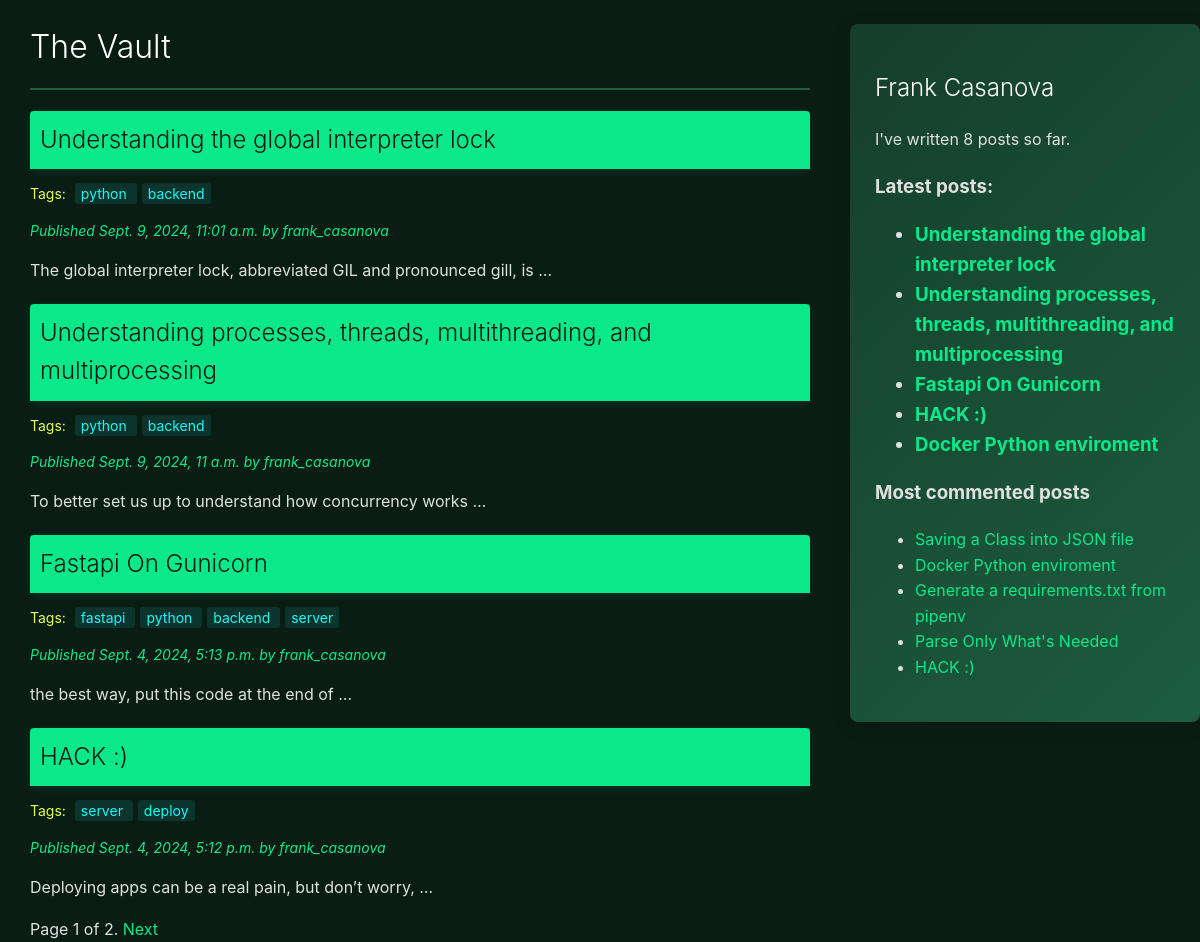
The page / on the database its author committed.
### blog/models.py (models this page shows, shortened)
class Post_djb(models.Model):
    class Status(models.TextChoices):
        DRAFT = 'd', 'Draft'
        PUBLISHED = 'p', 'Published'
    title = models.CharField(max_length=87)
    slug = models.SlugField(max_length=87, unique_for_date='publish')
    author = models.ForeignKey(settings.AUTH_USER_MODEL, on_delete=models.CASCADE, related_name='blog_posts')
    body = models.TextField()
    publish = models.DateTimeField(default=timezone.now)
    created = models.DateTimeField(auto_now_add=True)
    updated = models.DateTimeField(auto_now=True)
    status = models.CharField(max_length=1, choices=Status.choices, default=Status.DRAFT)
    objects = models.Manager()
    published = PublishedManager()
    tags = TaggableManager()
    class Meta:
        ordering = ['-publish']
        indexes = [
            models.Index(fields=['-publish']),
        ]
    def get_absolute_url(self):
        return reverse("blog:post_detail", args=[
            self.publish.year,
            self.publish.month,
            self.publish.day,
            self.slug
            ])

### blog/views.py (the view)
# urls.py: path('', views.PostListView.as_view(), name='post_list'),
class PostListView(ListView):
    queryset = Post_djb.published.all()
    context_object_name = 'posts'
    paginate_by = 4
    template_name = 'blog/post/list.html'
    tag = None
    def get_queryset(self):
        queryset = super().get_queryset()
        if self.tag:
            queryset = queryset.filter(tags__in=[self.tag])
        return queryset
    def get_context_data(self, **kwargs):
        context = super().get_context_data(**kwargs)
        context['tag'] = self.tag
        return context
    def get(self, request, tag_slug=None):
        if tag_slug:
            self.tag = get_object_or_404(Tag, slug=tag_slug)
        return super().get(request)

### blog/models.py (called while the page is built)
    def get_queryset(self):
        return super().get_queryset().filter(status=Post_djb.Status.PUBLISHED)

### blog/templatetags/blog_tags.py (called while the page is built)
@register.simple_tag
def total_posts():
    return Post_djb.objects.count()

@register.inclusion_tag('blog/post/latest_posts.html')
def show_latest_posts(count=5):
    latest_posts = Post_djb.published.order_by('-publish')[:count]
    return {'latest_posts': latest_posts}

@register.simple_tag
def get_most_commented_posts(count=5):
    return Post_djb.published.annotate(total_comments=Count('comments')).order_by('-total_comments')[:count]

@register.filter(name='markdown')
def markdown_format(text):
    return mark_safe(markdown.markdown(text))

### blog/templates/blog/post/list.html (shortened to what this page needs)
{% extends "blog/base.html" %}
{% load blog_tags %}
{% block content %}
<a href="{% url 'blog:post_list' %}">
  <h1 class="title">The Vault</h1>
</a>
  {% for post in posts %}
      <a href="{{ post.get_absolute_url }}">
        <h2 class="post-title">{{ post.title }}</h2>
      </a>
      <p class="tags">
        Tags:
        {% for tag in post.tags.all %}
          <a href="{% url "blog:post_list_by_tag" tag.slug %}">
            {{ tag.name }}
          </a>{% if not forloop.last %} {% endif %}
        {% endfor %}
      </p>
    <p class="date">
      Published {{ post.publish }} by {{ post.author }}
    </p>
    <div class="post-body">
      {{ post.body|markdown|truncatewords_html:10|safe }}
    </div>
  {% endfor %}
  {% include "pagination.html" with page=page_obj %}
{% endblock %}

### blog/templates/blog/base.html (shortened to what this page needs)
{% load blog_tags %}
{% load static %}
<!DOCTYPE html>
<html>
<head>
  <link href="{% static "css/style.css" %}" rel="stylesheet">
</head>
<body>
  <div id="content">
    {% block content %}
    {% endblock %}
  </div>
  <div id="sidebar">
    <h2>Frank Casanova</h2>
    <p>I've written {% total_posts %} posts so far.</p>
    <h3>Latest posts:<h3>
    {% show_latest_posts 5 %}
    <h3>Most commented posts</h3>
    {% get_most_commented_posts as most_commented_posts %}
    <ul>
      {% for post in most_commented_posts %}
        <li>
          <a href="{{ post.get_absolute_url }}">{{ post.title }}</a>
        </li>
      {% endfor %}
    </ul>
  </div>
</body>
</html>

### blog/templates/blog/post/latest_posts.html
<ul>
    {% for post in latest_posts %}
      <li>
        <a href="{{ post.get_absolute_url }}">{{ post.title }}</a>
      </li>
    {% endfor %}
  </ul>

### blog/static/css/style.css (style rules this page uses)
body { margin: 0; padding: 0; font-family: 'Inter', sans-serif; background-color: #0A1D14; color: #E0E0E0; line-height: 1.6; transition: background-color 0.5s ease, color 0.5s ease; }
html { scroll-behavior: smooth; }
a { color: #0AE98A; text-decoration: none; transition: color 0.3s ease, transform 0.3s ease; }
h1, h2 { font-weight: 300; color: #FFFFFF; }
h1 { padding-bottom: 15px; border-bottom: 2px solid #1D5C3F; text-shadow: 0 2px 4px rgba(0,0,0,0.1); }
h2.post-title { background-color: #0AE98A; color: #0A1D14; padding: 10px; margin: 20px 0 0; transition: all 0.3s ease; border-radius: 4px 4px 0 0; box-shadow: 0 2px 10px rgba(10,233,138,0.1); }
p.tags { font-size: 0.875rem; color: #E5FF50; }
p.tags a { color: #17FAFA; padding: 2px 6px; margin-left: 5px; border-radius: 3px; background-color: rgba(23,250,250,0.1); transition: all 0.3s ease; }
#content { float: left; width: 65%; padding: 0 2.5%; }
#sidebar { float: right; width: 25%; padding: 25px; background: linear-gradient(135deg, #153F2B, #1D5C3F); border-radius: 8px; box-shadow: 0 4px 20px rgba(0,0,0,0.1); margin-top: 1.5rem; }
p.date { color: #0AE98A; font-size: 0.875rem; font-style: italic; margin-bottom: 15px; }
.post, .comment, #sidebar { animation: fadeIn 0.5s ease-out; }

### rows shown on the page
Post_djb: title "Understanding the global interpreter lock", publish "Sept. 9, 2024, 11:01 a.m.", author "frank_casanova", body "The global interpreter lock, abbreviated GIL and pronounced gill, is …"
Tag: name "python"
Tag: name "backend"
Post_djb: title "Understanding processes, threads, multithreading, and multiprocessing", publish "Sept. 9, 2024, 11 a.m.", author "frank_casanova", body "To better set us up to understand how concurrency works …"
Post_djb: title "Fastapi On Gunicorn", publish "Sept. 4, 2024, 5:13 p.m.", author "frank_casanova", body "the best way, put this code at the end of …"
Tag: name "fastapi"
Tag: name "server"
Post_djb: title "HACK :)", publish "Sept. 4, 2024, 5:12 p.m.", author "frank_casanova", body "Deploying apps can be a real pain, but don’t worry, …"
Tag: name "deploy"
Post_djb: title "Docker Python enviroment"
Post_djb: title "Saving a Class into JSON file"
Post_djb: title "Generate a requirements.txt from pipenv"
Post_djb: title "Parse Only What's Needed"

### other values the page prints
{{ page.number }} "1"
{{ page.paginator.num_pages }} "2"
